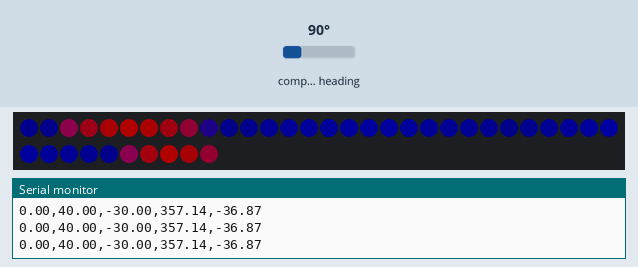
Simulated run of this sketch. Board: Arduino Uno, built with avr-gcc and run on an emulated ATmega328P. Shown: 40 RGB LEDs in strip order, left to right, continuing on the next row, the last lines printed to the serial monitor. Inputs (shaded band) come from the test bench; at power-on: compass heading 90°. Dim RGB values are drawn brighter than linear.

Above: at 1.2 s.
1.3 s: compass heading set to 7°
At 2.2 s:
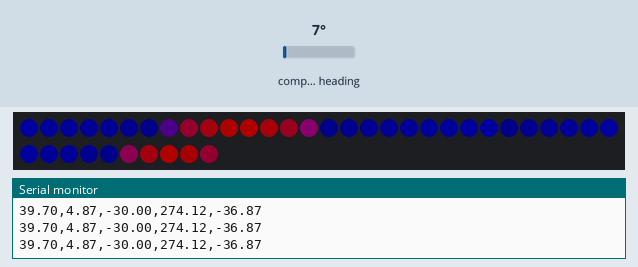
2.8 s: compass heading set to 180°
At 3.4 s:
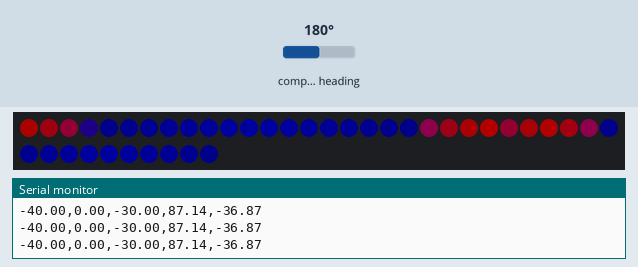
4.3 s: compass heading set to 269°
At 5.6 s:
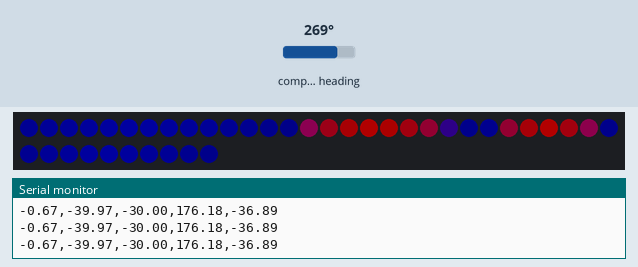
Timing chart, 0 to 7.3 s (numbered marks = the images above; inputs shaded):
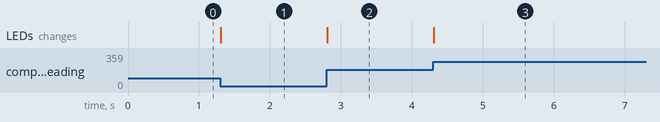

Measured:
- after the input at 1.3 s, the LEDs: change at once (image 1)
- after the input at 2.8 s, the LEDs: change at once (image 2)
- after the input at 4.3 s, the LEDs: change at once (image 3)

The sketch:

Vector_Display.ino
```cpp
/*
  Vector_Display.ino

  Displays the orientation of the magnetic vector on two neo-pixel rings.
  North and the inclination are marked by red, faded to blue for contrast.

  Created: 10/30/14
  Author: John R. Leeman
  www.johnrleeman.com
  www.github.com/jrleeman

  Modified: 7/20/16
  Author: Ryan Claussen
  wwww.github.com/rtclauss
*/


#include <Adafruit_NeoPixel.h>
#include <Wire.h>
#include <Adafruit_Sensor.h>
#include <Adafruit_HMC5883_U.h>

#define PIXELPIN 13 // Pin on the Arduino that the Neopixel chain is connected to
#define NUMAZ 24  // Number of pixels on the azimuth ring
#define NUMINC 16 // Number of pixels on the inclination ring
#define INCANGLE 259 //Angle that pixel "zero" is at on inclination ring (nearest degree)
#define AZANGLE 285 //Angle that pixel zero is at on azimuth ring (nearest degree)
#define STREAMDECIMATE 25 // Number of reads to write out to the serial stream
#define BRIGHTNESS 1 // Increase or decrease for brighter/dimmer colors

// Declination in radians, go to http://geomag.org/models/wmm-declination.html
// to find your declination, then convert it to decimal degrees. To convert
// DMS to decimal degrees add minutes/60 and seconds/3600 to the whole degrees.
// Multiply that angle by 2*pi/180 to convert to radians from degrees.
// West is negative, East is positive
// This is the declination for Brookings, SD in the 2015-2020 WMM.
#define DECLINATION 0.05

// Floats to store heading and inclination
float heading;
float inclination;

// Counter to update serial output more slowly
int count = 0;

// Setup neopixel and magnetometer
Adafruit_HMC5883_Unified mag = Adafruit_HMC5883_Unified(12345);
Adafruit_NeoPixel strip = Adafruit_NeoPixel(NUMAZ + NUMINC, PIXELPIN, NEO_GRB + NEO_KHZ800);

void setup() {
  // Start strip and make all pixels dark
  strip.begin();
  strip.show();

  // Start the serial port to stream data back
  Serial.begin(115200);
  Serial.println("3D Compass Demonstration");
  Serial.println("");
  Serial.println("X,Y,Z,Heading,Inclination");
  Serial.println("nT,nT,nT,deg,deg");

  // Start the magnetometer
  if(!mag.begin())
  {
    Serial.println("No Magnetic Sensor Detected...");
    while(1);
  }

}

void loop() {
  // Read the sensor
  sensors_event_t event;
  mag.getEvent(&event);

  // Calculate the heading and inclination from the data and convert to degrees
  heading = 180/M_PI * calcHeading(event.magnetic.x,event.magnetic.y,event.magnetic.z);
  inclination = 180/M_PI * calcInclination(event.magnetic.x,event.magnetic.y,event.magnetic.z);

  // Every #STREAMDECIMATE reads, display data
  if (count%STREAMDECIMATE == 0){
    Serial.print(event.magnetic.x); Serial.print(",");
    Serial.print(event.magnetic.y); Serial.print(",");
    Serial.print(event.magnetic.z); Serial.print(",");
    Serial.print(heading); Serial.print(",");
    Serial.println(inclination);
    count = 0; //prevent overflow of int
  }

  // Plot the Azimuth
  plotAzimuth(360 - heading);

  // Plot the Inclination
  plotInclination(inclination,360-heading);

  count += 1;
}

void plotAzimuth(int angle){
  int red;
  int blue;
  int pixDeg;

   for(int i=0;i<NUMAZ;i++){

    // Calculate angle that pixel is at and make sure it is
    // in 0-360
    pixDeg = AZANGLE + i*15;

    if (pixDeg > 360){
      pixDeg -= 360;
    }

    // Color based on difference of given angle and pixel angle
    int diff = abs(pixDeg - angle);

    // If the difference is over 180, we'll loop back to lower values of
    // difference since this is a ring
    if (diff>180){
      diff = abs(360 - diff);
    }

    // Do red coloring, increase the value for a larger red area, decrease
    // for less red. If negative, set to zero
    red = 60 - diff;
    if (red<0){
      red = 0;
    }

    // Do difference 180 from heading for south (blue) coloring and make
    // sure it is in range
    diff = abs(pixDeg - angle - 180);

    if (diff>180){
      diff = abs(360 - diff);
    }

    // Do blue coloring, increase the value for a larger blue area, decrease
    // for less blue. If negative, set to zero
    blue = 170 -diff;
    if (blue<0){
      blue = 0;
    }

    // Set pixel color brightnesses
    red = red*BRIGHTNESS;
    blue = blue*BRIGHTNESS/5;

    // Make sure neither is over 255
    if (red > 255){
      red = 255;
    }

    if (blue > 255){
      blue = 255;
    }
    //Actually set the color on the NeoPixel ring
    strip.setPixelColor(i,red,0,blue);
  }
  //Refresh the NeoPixel displays
  strip.show();
}

void plotInclination(float angle, float heading){
  int red;
  int blue;
  int pixDeg;

  // Check if negative, and if so put at correct positive angle
  if (angle < 0){
    angle += 360;
  }

  // Do azimuth switching if necessary
  if (heading > 180){
    angle = 180 - angle ;
  }

  // Make sure we are under 360
  while (angle > 360){
    angle -= 360;
  }

  // Make sure we are over zero
  if (angle < 0){
    angle += 360;
  }

  for(int i=0;i<NUMINC;i++){
    pixDeg = INCANGLE - i*22.5;

    if (pixDeg < 0){
      pixDeg += 360;
    }

    // Color based on difference of given angle and pixel angle
    int diff = abs(pixDeg - angle);

    // If the difference is over 180, we'll loop back to lower values of
    // difference since this is a ring
    if (diff>180){
      diff = abs(360 - diff);
    }

    // Do red coloring, increase the value for a larger red area, decrease
    // for less red. If negative, set to zero
    red = 60 - diff;
    if (red<0){
      red = 0;
    }

    // Do difference 180 from heading for south (blue) coloring and make
    // sure it is in range
    diff = abs(pixDeg - angle - 180);

    if (diff>180){
      diff = abs(360 - diff);
    }

    // Do blue coloring, increase the value for a larger blue area, decrease
    // for less blue. If negative, set to zero
    blue = 170 -diff;
    if (blue<0){
      blue = 0;
    }

    // Set pixel color brightness
    red = red*BRIGHTNESS;
    blue = blue*BRIGHTNESS/5;

    // Make sure neither is over 255
    if (red > 255){
      red = 255;
    }

    if (blue > 255){
      blue = 255;
    }
    //Actually set the color on the NeoPixel ring
    strip.setPixelColor(i+NUMAZ,red,0,blue);
  }
  //Refresh the NeoPixel displays
  strip.show();
}


float calcInclination(float x, float y, float z)
{
  /* Given x,y,z componets of a field, return the
     inclination angle w.r.t horizontal in radians. */
  return atan2(z,sqrt(x*x + y*y));
}

float calcHeading(float x, float y, float z)
{
  /* Given x,y,z componets of a field, return the
     heading angle w.r.t "north". This assumes that
     x is "east", y is "north", and z is "up".*/
  float theta;
  theta = atan2(y, x);
  theta -= DECLINATION;
  theta -= 0.5 * PI;

  if (theta < 0){
    theta += 2*PI;
  }

  if (theta > 2*PI){
    theta -= 2*PI;
  }

  return theta;
}
```
